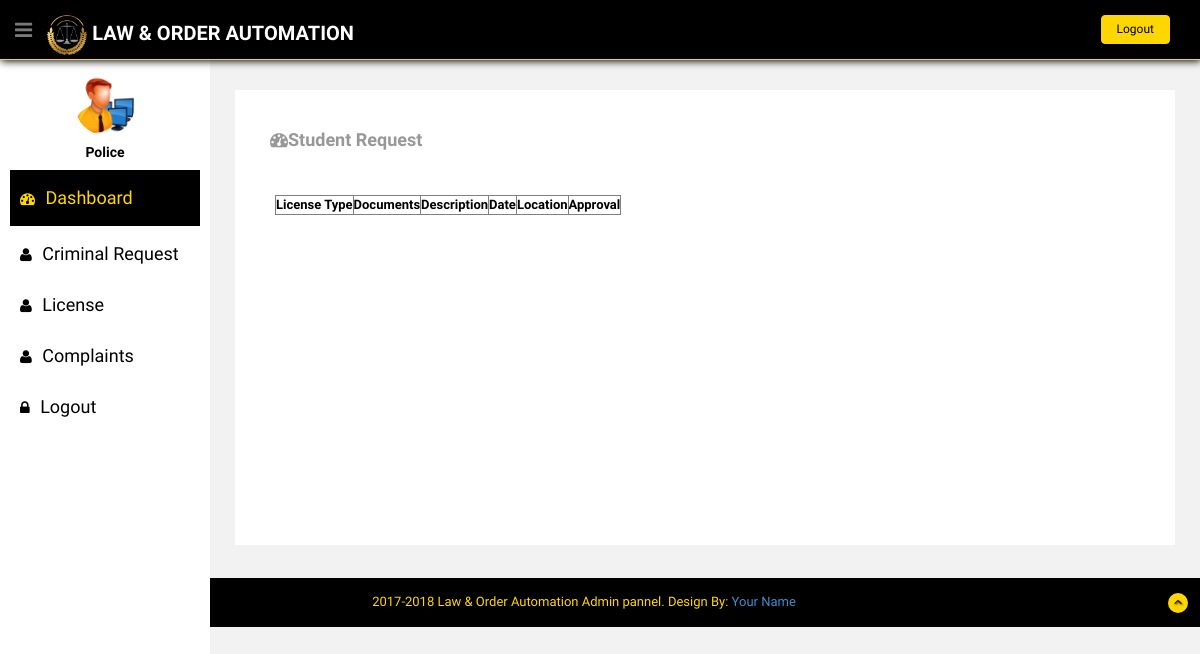
/Police/LicenseAppApproval.php, run on an earlier commit of the app's database.
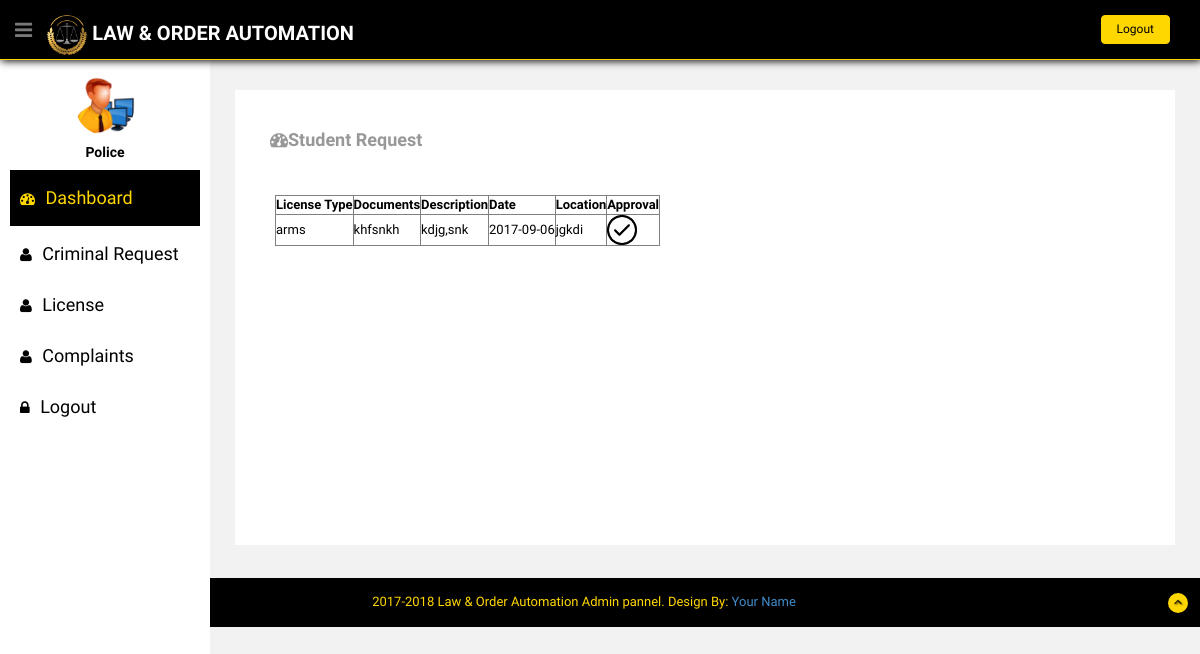
And on a later commit of the database.
### tables this page shows
CREATE TABLE IF NOT EXISTS `license_application` (
  `AadharNumber` int(15) NOT NULL,
  `LicenseType` varchar(50) NOT NULL,
  `Documents` varchar(50) NOT NULL,
  `PoliceStatus` varchar(50) NOT NULL,
  `Comment` varchar(150) NOT NULL,
  `Description` varchar(500) NOT NULL,
  `Licenseid` int(10) NOT NULL AUTO_INCREMENT,
  `LicenseDate` date NOT NULL,
  `Location` varchar(50) NOT NULL,
  `AdminStatus` varchar(50) NOT NULL,
  PRIMARY KEY (`Licenseid`)
);

### Police/LicenseAppApproval.php (the view, shortened to what this page needs)
<?php
require "header.php";
  require "menu.php";
  ?>
  <section id="main-content">
          <section class="wrapper">
            <div class="row mt">
                        <div class="border-head">
                            <h3><i class="fa fa-dashboard"></i>Student Request</h3>
                        </div>
                        <div class="custom-bar-chart">
<form method="POST" enctype="multipart/form-data">
 <table>
    <tr>
      <td>
        <table border="1">
    <tr>
      <th> License Type</th>
      <th> Documents</th>
      <th> Description </th>
      <th> Date </th>
      <th> Location </th>
      <th> Approval </th>
    </tr>
        <?php
      include "db1.php";
        $order = "SELECT * FROM license_application where PoliceStatus=0 ";
        $result = $conn->query($order);
        while ($row= $result->fetch_assoc())
    {
          echo ("<tr><td>$row[LicenseType]</td>");
          echo ("<td>$row[Documents]</td>");
          echo ("<td>$row[Description]</td>");
          echo ("<td>$row[LicenseDate]</td>");
          echo ("<td>$row[Location]</td>");
      echo ("<td><a href=\"LicenseDetailsinsert.php?did=$row[Licenseid] \"><img src='accept.png' height=30 width=30></a></td></tr>");
    }
        ?>
        </table>
      </td>
      </tr>
      </table>
      </form>
       </div>
            </div>
          </section>
      </section>
      <br>
  <?php require 'footer.php';
?>

What changed in the data, as far as the page shows it:
now on this page (row edited): license_application: LicenseType "arms", Documents "khfsnkh", Description "kdjg,snk", LicenseDate "2017-09-06", Location "jgkdi"
